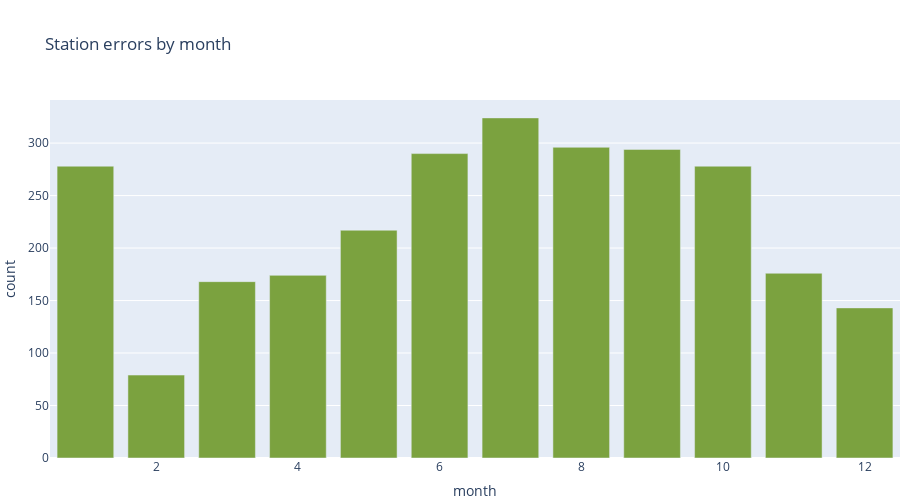

Notebook cell for this chart:
### Code cell
fig = px.bar(error_stations_byMon, x='month', y='count', height = 500,
             title='Station errors by month')

fig.update_layout(margin ={'l':50,'b':0,'r':0})
fig.update_layout(showlegend=False)
fig.show()
#fig.show(renderer="png")
#fig.write_html("visuals/byMon_duration-bar.html")

### Figure 1 — Plotly figure (JSON) as saved in the notebook; plotly's stock layout.template omitted (floating-point values rounded to 4 significant figures)
{"data": [{"alignmentgroup": "True", "hovertemplate": "month=%{x}<br>count=%{y}<extra></extra>", "legendgroup": "", "marker": {"color": "#7BA23F", "pattern": {"shape": ""}}, "name": "", "offsetgroup": "", "orientation": "v", "showlegend": false, "textposition": "auto", "type": "bar", "x": [1, 2, 3, 4, 5, 6, 7, 8, 9, 10, 11, 12], "xaxis": "x", "y": [278, 79, 168, 174, 217, 290, 324, 296, 294, 278, 176, 143], "yaxis": "y"}], "layout": {"barmode": "relative", "height": 500, "legend": {"tracegroupgap": 0}, "margin": {"b": 0, "l": 50, "r": 0}, "showlegend": false, "title": {"text": "Station errors by month"}, "xaxis": {"anchor": "y", "domain": [0, 1], "title": {"text": "month"}}, "yaxis": {"anchor": "x", "domain": [0, 1], "title": {"text": "count"}}}}
